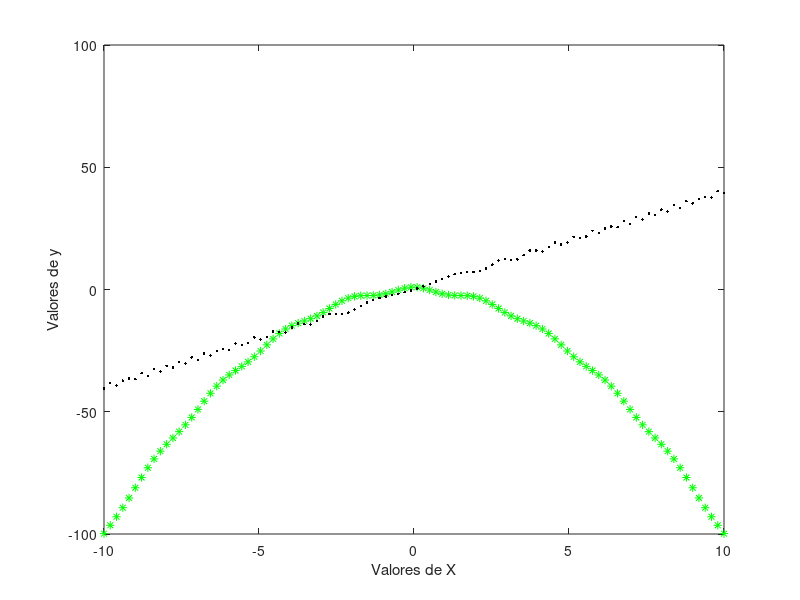

Source code (MATLAB):
clear
x = linspace(-10,10,100);
y = cos(3*x) - x.^2;
plot(x,y,'*g')
hold on
y = sin(x.^2) + 4*x;
plot(x,y,'.k')
xlabel('Valores de X');
ylabel('Valores de y');
